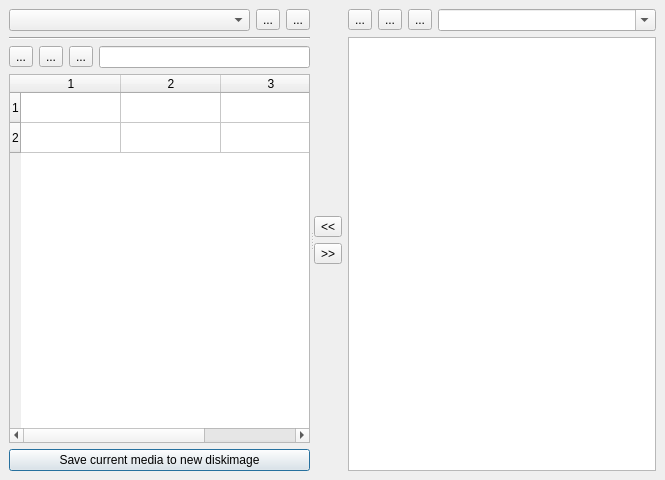
<ui version="4.0" >
 <class>diskManipulator</class>
 <widget class="QDialog" name="diskManipulator" >
  <property name="geometry" >
   <rect>
    <x>0</x>
    <y>0</y>
    <width>665</width>
    <height>480</height>
   </rect>
  </property>
  <property name="windowTitle" >
   <string>Disk Manipulator</string>
  </property>
  <layout class="QVBoxLayout" >
   <property name="spacing" >
    <number>6</number>
   </property>
   <property name="leftMargin" >
    <number>9</number>
   </property>
   <property name="topMargin" >
    <number>9</number>
   </property>
   <property name="rightMargin" >
    <number>9</number>
   </property>
   <property name="bottomMargin" >
    <number>9</number>
   </property>
   <item>
    <widget class="QSplitter" name="splitter" >
     <property name="sizePolicy" >
      <sizepolicy vsizetype="Expanding" hsizetype="Expanding" >
       <horstretch>0</horstretch>
       <verstretch>0</verstretch>
      </sizepolicy>
     </property>
     <property name="orientation" >
      <enum>Qt::Horizontal</enum>
     </property>
     <widget class="QWidget" name="layoutWidget" >
      <layout class="QVBoxLayout" >
       <property name="spacing" >
        <number>6</number>
       </property>
       <property name="leftMargin" >
        <number>0</number>
       </property>
       <property name="topMargin" >
        <number>0</number>
       </property>
       <property name="rightMargin" >
        <number>0</number>
       </property>
       <property name="bottomMargin" >
        <number>0</number>
       </property>
       <item>
        <layout class="QHBoxLayout" >
         <property name="spacing" >
          <number>6</number>
         </property>
         <property name="leftMargin" >
          <number>0</number>
         </property>
         <property name="topMargin" >
          <number>0</number>
         </property>
         <property name="rightMargin" >
          <number>0</number>
         </property>
         <property name="bottomMargin" >
          <number>0</number>
         </property>
         <item>
          <widget class="QComboBox" name="mediaComboBox" >
           <property name="toolTip" >
            <string>Available MSX media</string>
           </property>
          </widget>
         </item>
         <item>
          <widget class="QToolButton" name="newImageButton" >
           <property name="toolTip" >
            <string>Create new diskimage</string>
           </property>
           <property name="text" >
            <string>...</string>
           </property>
           <property name="icon" >
            <iconset>newfile.png</iconset>
           </property>
          </widget>
         </item>
         <item>
          <widget class="QToolButton" name="openImageButton" >
           <property name="toolTip" >
            <string>Open disk image</string>
           </property>
           <property name="text" >
            <string>...</string>
           </property>
           <property name="icon" >
            <iconset>openfile.png</iconset>
           </property>
          </widget>
         </item>
        </layout>
       </item>
       <item>
        <widget class="Line" name="line" >
         <property name="orientation" >
          <enum>Qt::Horizontal</enum>
         </property>
        </widget>
       </item>
       <item>
        <layout class="QHBoxLayout" >
         <property name="spacing" >
          <number>6</number>
         </property>
         <property name="leftMargin" >
          <number>0</number>
         </property>
         <property name="topMargin" >
          <number>0</number>
         </property>
         <property name="rightMargin" >
          <number>0</number>
         </property>
         <property name="bottomMargin" >
          <number>0</number>
         </property>
         <item>
          <widget class="QToolButton" name="dirUpButton" >
           <property name="toolTip" >
            <string>Go up one level</string>
           </property>
           <property name="text" >
            <string>...</string>
           </property>
           <property name="icon" >
            <iconset>folderup.png</iconset>
           </property>
          </widget>
         </item>
         <item>
          <widget class="QToolButton" name="dirReloadButton" >
           <property name="toolTip" >
            <string>Refresh directory listing</string>
           </property>
           <property name="text" >
            <string>...</string>
           </property>
           <property name="icon" >
            <iconset>folderreload.png</iconset>
           </property>
          </widget>
         </item>
         <item>
          <widget class="QToolButton" name="dirNewButton" >
           <property name="toolTip" >
            <string>New directory</string>
           </property>
           <property name="text" >
            <string>...</string>
           </property>
           <property name="icon" >
            <iconset>newfolder.png</iconset>
           </property>
          </widget>
         </item>
         <item>
          <widget class="QLineEdit" name="cwdLine" >
           <property name="toolTip" >
            <string>Directory on MSX media</string>
           </property>
           <property name="readOnly" >
            <bool>true</bool>
           </property>
          </widget>
         </item>
        </layout>
       </item>
       <item>
        <widget class="QTableWidget" name="msxDirTable" >
         <property name="sortingEnabled" >
          <bool>true</bool>
         </property>
         <property name="rowCount" >
          <number>2</number>
         </property>
         <property name="columnCount" >
          <number>3</number>
         </property>
         <row/>
         <row/>
         <column/>
         <column/>
         <column/>
        </widget>
       </item>
       <item>
        <widget class="QPushButton" name="saveasnewButton" >
         <property name="text" >
          <string>Save current media to new diskimage</string>
         </property>
         <property name="icon" >
          <iconset>disk.png</iconset>
         </property>
        </widget>
       </item>
      </layout>
     </widget>
     <widget class="QWidget" name="layoutWidget" >
      <layout class="QHBoxLayout" >
       <property name="spacing" >
        <number>6</number>
       </property>
       <property name="leftMargin" >
        <number>0</number>
       </property>
       <property name="topMargin" >
        <number>0</number>
       </property>
       <property name="rightMargin" >
        <number>0</number>
       </property>
       <property name="bottomMargin" >
        <number>0</number>
       </property>
       <item>
        <layout class="QVBoxLayout" >
         <property name="spacing" >
          <number>6</number>
         </property>
         <property name="leftMargin" >
          <number>0</number>
         </property>
         <property name="topMargin" >
          <number>0</number>
         </property>
         <property name="rightMargin" >
          <number>0</number>
         </property>
         <property name="bottomMargin" >
          <number>0</number>
         </property>
         <item>
          <spacer>
           <property name="orientation" >
            <enum>Qt::Vertical</enum>
           </property>
           <property name="sizeHint" >
            <size>
             <width>20</width>
             <height>40</height>
            </size>
           </property>
          </spacer>
         </item>
         <item>
          <widget class="QToolButton" name="importButton" >
           <property name="toolTip" >
            <string>import to disk image</string>
           </property>
           <property name="text" >
            <string>&lt;&lt;</string>
           </property>
          </widget>
         </item>
         <item>
          <widget class="QToolButton" name="exportButton" >
           <property name="toolTip" >
            <string>export from diskimage</string>
           </property>
           <property name="text" >
            <string>>></string>
           </property>
          </widget>
         </item>
         <item>
          <spacer>
           <property name="orientation" >
            <enum>Qt::Vertical</enum>
           </property>
           <property name="sizeHint" >
            <size>
             <width>20</width>
             <height>40</height>
            </size>
           </property>
          </spacer>
         </item>
        </layout>
       </item>
       <item>
        <layout class="QVBoxLayout" >
         <property name="spacing" >
          <number>6</number>
         </property>
         <property name="leftMargin" >
          <number>0</number>
         </property>
         <property name="topMargin" >
          <number>0</number>
         </property>
         <property name="rightMargin" >
          <number>0</number>
         </property>
         <property name="bottomMargin" >
          <number>0</number>
         </property>
         <item>
          <layout class="QHBoxLayout" >
           <property name="spacing" >
            <number>6</number>
           </property>
           <property name="leftMargin" >
            <number>0</number>
           </property>
           <property name="topMargin" >
            <number>0</number>
           </property>
           <property name="rightMargin" >
            <number>0</number>
           </property>
           <property name="bottomMargin" >
            <number>0</number>
           </property>
           <item>
            <widget class="QToolButton" name="hostDirUpButton" >
             <property name="toolTip" >
              <string>Go up one level</string>
             </property>
             <property name="text" >
              <string>...</string>
             </property>
             <property name="icon" >
              <iconset>folderup.png</iconset>
             </property>
            </widget>
           </item>
           <item>
            <widget class="QToolButton" name="hostDirReloadButton" >
             <property name="toolTip" >
              <string>Refresh directory listing</string>
             </property>
             <property name="text" >
              <string>...</string>
             </property>
             <property name="icon" >
              <iconset>folderreload.png</iconset>
             </property>
            </widget>
           </item>
           <item>
            <widget class="QToolButton" name="hostDirNewButton" >
             <property name="toolTip" >
              <string>New directory</string>
             </property>
             <property name="text" >
              <string>...</string>
             </property>
             <property name="icon" >
              <iconset>newfolder.png</iconset>
             </property>
            </widget>
           </item>
           <item>
            <widget class="QComboBox" name="hostDirComboBox" >
             <property name="toolTip" >
              <string>Directory hostory</string>
             </property>
             <property name="editable" >
              <bool>true</bool>
             </property>
            </widget>
           </item>
          </layout>
         </item>
         <item>
          <widget class="QListView" name="hostDirView" />
         </item>
        </layout>
       </item>
      </layout>
     </widget>
    </widget>
   </item>
  </layout>
 </widget>
 <resources/>
 <connections/>
</ui>
